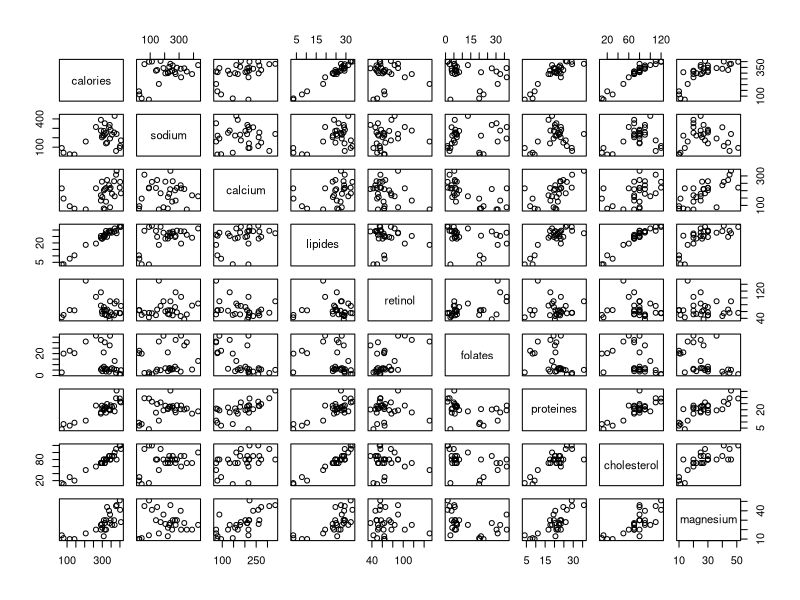
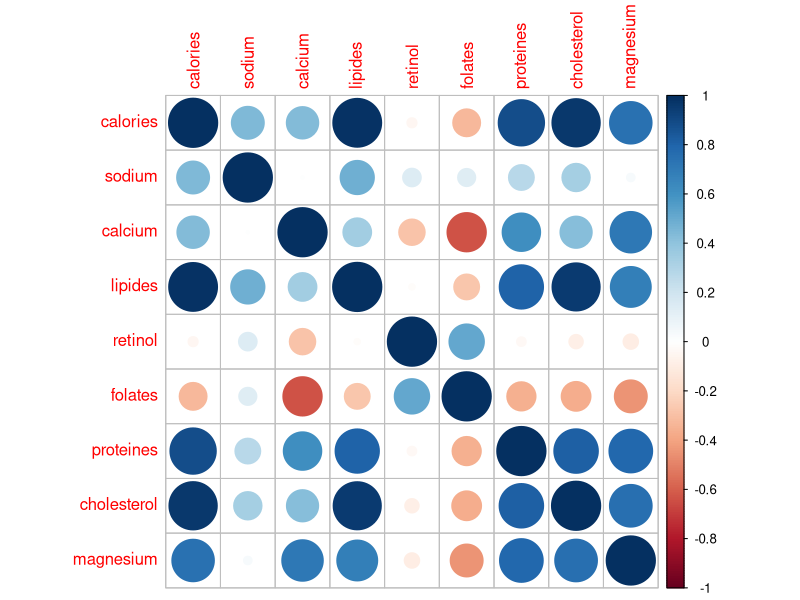
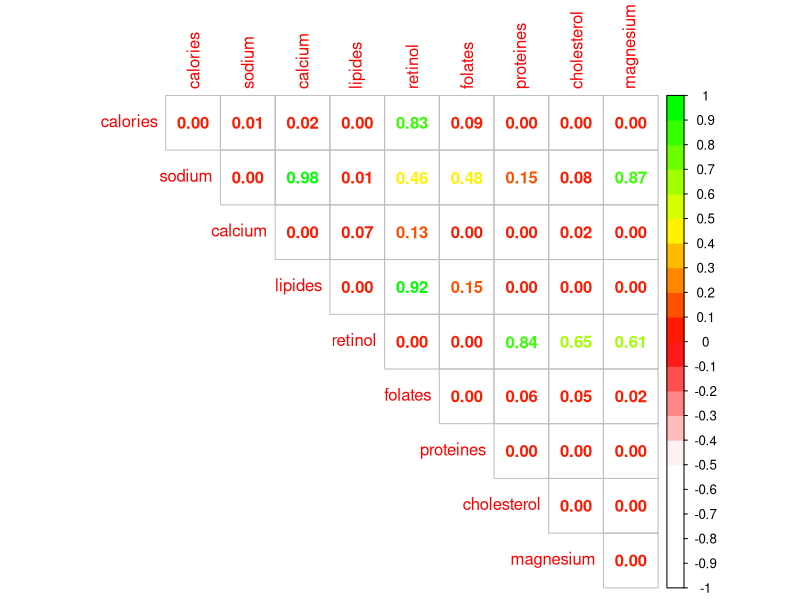
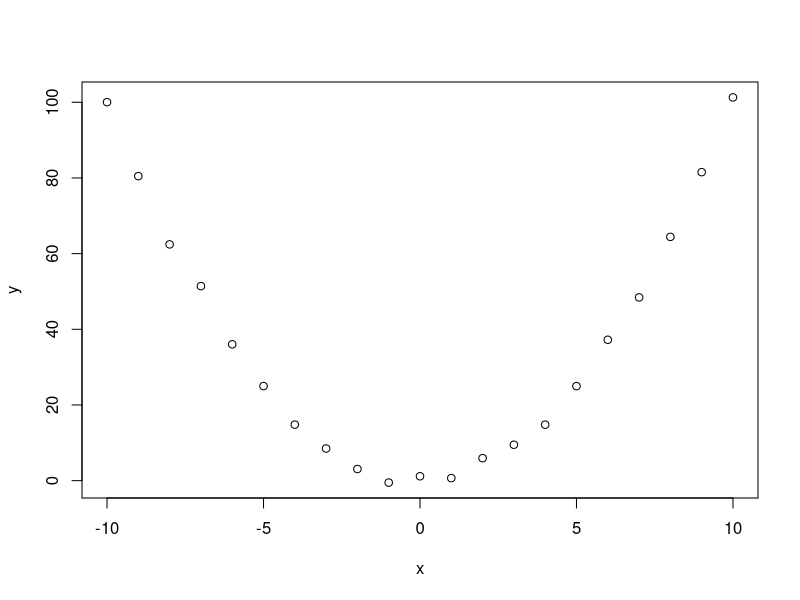
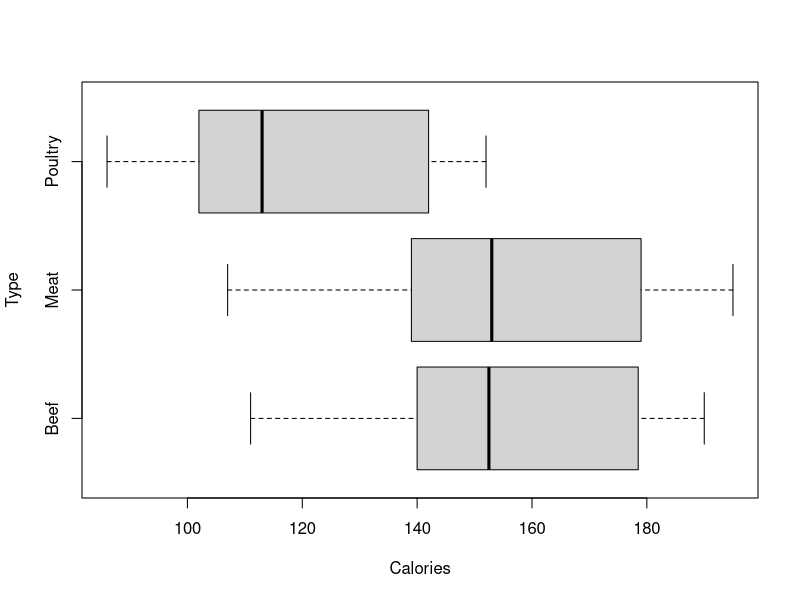
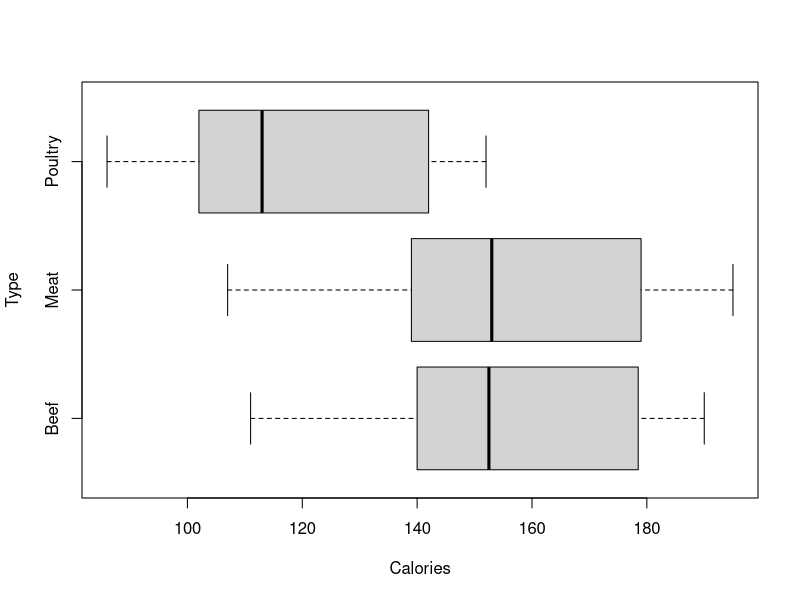
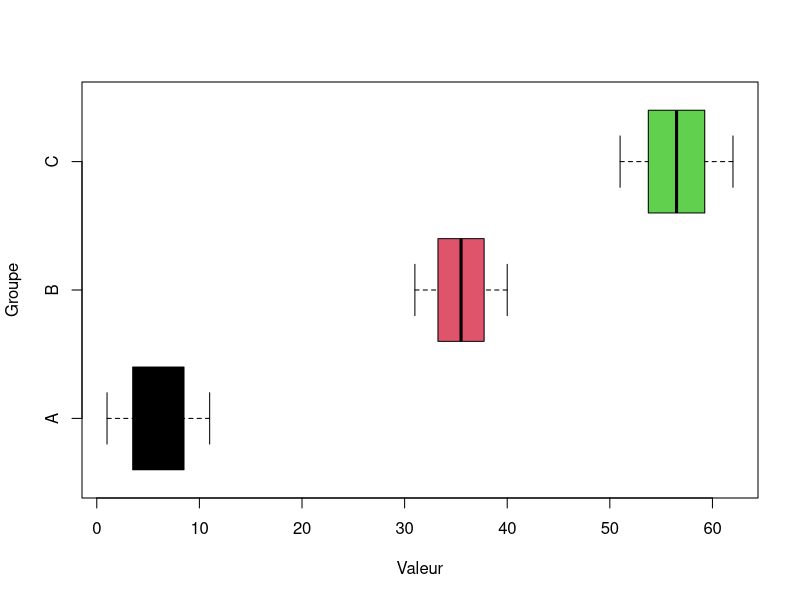
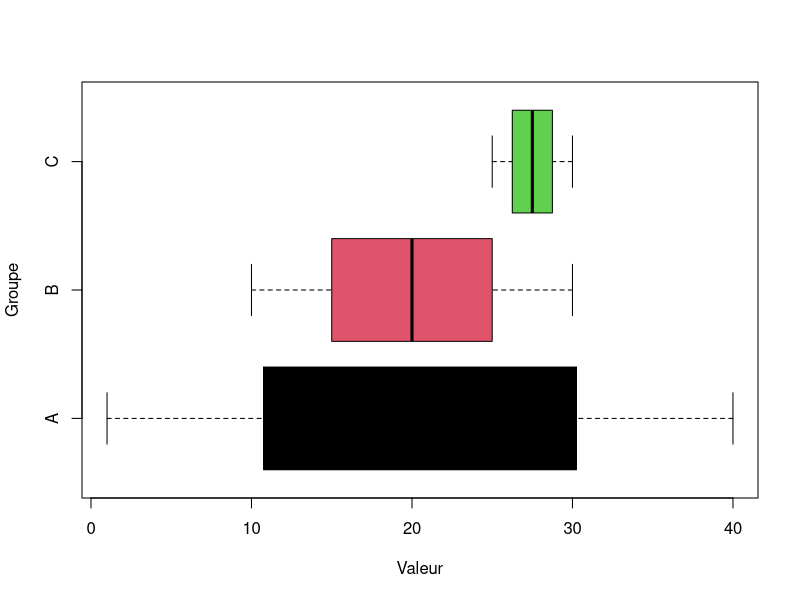

Here is the R script that generated these plots, in order:
## ---- chunk 1
library(knitr)
library(kableExtra)
library(dplyr)
taille <- 12
## ---- chunk 2
df <- read.csv(file = "./datasets/fromage.txt", sep = "\t", row.names = 1)
## ---- chunk 3
kable(head(df), "html") %>% kable_styling("striped", font_size = taille) %>% scroll_box(width = "100%")
## ---- chunk 4
plot(df)
## ---- chunk 5
library(corrplot)
corrplot(cor(df, method = "pearson"))
## ---- chunk 6
cor(x = df$lipides, y = df$magnesium)
## ---- chunk 7
cor.test(x = df$lipides, y = df$magnesium)
## ---- chunk 8
cor.test(x = df$sodium, y = df$retinol)
## ---- chunk 9
sodium <- rep(df$sodium,times = 10)
retinol <- rep(df$retinol,times = 10)
nom <- rep(rownames(df),times = 10)

df_10 <- data.frame(nom,sodium,retinol)

## ---- chunk 10
table(df_10$nom)
## ---- chunk 11
cor.test(x = df_10$sodium, y = df_10$retinol)
## ---- chunk 12
get_pvalue <- function(x,y){
  p <- cor.test(df[,x],df[,y])$p.value
  return(p)
}

colonne <- colnames(df)
ligne <- colnames(df)
df_pvalues <- outer(X = colonne, Y = ligne, FUN = Vectorize(get_pvalue))
colnames(df_pvalues) <- colnames(df)
rownames(df_pvalues) <- colnames(df)

## ---- chunk 13
corrplot(df_pvalues,
         cl.lim=c(0,1), method="number", type="upper",
         col=colorRampPalette(c("white","white","red","yellow","green"))(20))
## ---- chunk 14
x <- -10:10
y <- x^2 + rnorm(n = length(x))

plot(x,y)
## ---- chunk 15
cor.test(x, y, method = "pearson")
cor.test(x, y, method = "spearman")
cor.test(x, y, method = "kendall")
## ---- chunk 16
df <- read.csv(file = "./datasets/Titanic.csv", row.names = 1)
## ---- chunk 17
kable(head(df), "html") %>% kable_styling("striped", font_size = taille) %>% scroll_box(width = "100%", height = "200px")
## ---- chunk 18
df_count <- table(df$Survived, df$PClass)
## ---- chunk 19
resultat <-chisq.test(df$Survived,df$PClass)
resultat
## ---- chunk 20
attributes(resultat)
## ---- chunk 21
resultat$expected
## ---- chunk 22
data <- matrix(rbind(c(693,886,534,153),c(597,696,448,95)),ncol=4)
data
## ---- chunk 23
chisq.test(data)
## ---- chunk 24
p <- seq(0.80, 0.90, 0.005)
dof <- seq(1,3)
chisq_table <- outer(p, dof, function(x,y) qchisq(x,y))
chisq_table <- t(chisq_table)
colnames(chisq_table) <- 1 - p
rownames(chisq_table) <- dof
chisq_table <- round(chisq_table,2)
## ---- chunk 25
kable(chisq_table, "html", row.names = TRUE) %>% kable_styling("striped", font_size = taille) %>% scroll_box(width = "100%")
## ---- chunk 26
chisq.test(data/100)
## ---- chunk 27
chisq.test(data*100)
## ---- chunk 28
df <- read.csv(file = "./datasets/Hotdogs.csv", 
               sep = ";")
## ---- chunk 29
kable(head(df), "html") %>% kable_styling("striped", font_size = taille) %>% scroll_box(width = "100%")
## ---- chunk 30
boxplot(Calories  ~ Type, data = df, 
        horizontal = TRUE)
## ---- chunk 31
aov <- aov(formula = Calories ~ Type, data = df)
summary(aov)
## ---- chunk 32
boxplot(Calories  ~ Type, data = df, 
        horizontal = TRUE)
## ---- chunk 33
bartlett.test(Calories  ~ Type, data = df)
## ---- chunk 34
aov <- aov(formula = Calories ~ Type, data = df)
shapiro.test(aov$residuals)
## ---- chunk 35
a <- seq(from = 1, to = 11, length.out = 9   )
b <- seq(from = 31, to = 40, length.out = 9   )
c <- seq(from = 51, to = 62, length.out = 9   )
## ---- chunk 36
df <- data.frame(Valeur = c(a,b,c), Groupe = c(rep("A",9),
                        rep("B",9),
                        rep("C",9)))
head(df)
## ---- chunk 37
boxplot(Valeur  ~ Groupe, data = df, 
        col = 1:3, horizontal = TRUE)
## ---- chunk 38
summary(aov(formula = Valeur ~ Groupe, data = df))
## ---- chunk 39
SCE_a <- (a - mean(a))^2
SCE_b <- (b - mean(b))^2
SCE_c <- (c - mean(c))^2
intra <- sum(SCE_a + SCE_b + SCE_c)
intra
## ---- chunk 40
moyenne <- mean(df$Valeur)
moyenne_facteur <- tapply(X = df$Valeur, 
                          INDEX = df$Groupe,
                          FUN = mean)

longueur_facteur <- tapply(X = df$Valeur, 
                           INDEX = df$Groupe,
                           FUN = length)
inter <- sum(longueur_facteur*((moyenne_facteur - moyenne)^2))
inter
## ---- chunk 41
n <- nrow(df)
p <- length(levels(df$Groupe))
dof_inter <- p - 1
dof_intra <- n - p
dof_inter
dof_intra
## ---- chunk 42
Stat_Fisher <- (inter/dof_inter) / (intra/dof_intra)
Stat_Fisher
## ---- chunk 43
pvalue <- 1-pf(q = Stat_Fisher,
   df1 = dof_inter,
   df2 = dof_intra)
pvalue
## ---- chunk 44
qf(p = 1-pvalue, df1 = dof_inter, df2 = dof_intra)
## ---- chunk 45
a <- seq(from = 1, to = 40, length.out = 9   )
b <- seq(from = 10, to = 30, length.out = 9   )
c <- seq(from = 25, to = 30, length.out = 9   )
## ---- chunk 46
df <- data.frame(Valeur = c(a,b,c), Groupe = c(rep("A",9),
                        rep("B",9),
                        rep("C",9)))
head(df)
## ---- chunk 47
boxplot(Valeur  ~ Groupe, data = df, 
        col = 1:3, horizontal = TRUE)
## ---- chunk 48
summary(aov(formula = Valeur ~ Groupe, data = df))
## ---- chunk 49
SCE_a <- (a - mean(a))^2
SCE_b <- (b - mean(b))^2
SCE_c <- (c - mean(c))^2
intra <- sum(SCE_a + SCE_b + SCE_c)
intra
## ---- chunk 50
moyenne <- mean(df$Valeur)
moyenne_facteur <- tapply(X = df$Valeur, 
                          INDEX = df$Groupe,
                          FUN = mean)

longueur_facteur <- tapply(X = df$Valeur, 
                           INDEX = df$Groupe,
                           FUN = length)
inter <- sum(longueur_facteur*((moyenne_facteur - moyenne)^2))
inter
## ---- chunk 51
n <- nrow(df)
p <- length(levels(df$Groupe))
dof_inter <- p - 1
dof_intra <- n - p
dof_inter
dof_intra
## ---- chunk 52
Stat_Fisher <- (inter/dof_inter) / (intra/dof_intra)
Stat_Fisher
## ---- chunk 53
pvalue <- 1-pf(q = Stat_Fisher,
   df1 = dof_inter,
   df2 = dof_intra)
pvalue
## ---- chunk 54
qf(p = 1-pvalue, df1 = dof_inter, df2 = dof_intra)
## ---- chunk 55
df <- ToothGrowth
## ---- chunk 56
kable(df, "html") %>% kable_styling("striped", font_size = taille) %>% scroll_box(width = "40%", height = "200px")
## ---- chunk 57
boxplot(len  ~ supp, data = df,
        horizontal = TRUE)
## ---- chunk 58
boxplot(len  ~ dose, data = df,
        horizontal = TRUE)
## ---- chunk 59
df$interaction <- paste(df$supp,"-",df$dose)
## ---- chunk 60
boxplot(len  ~ interaction, data = df,
        horizontal = TRUE)
## ---- chunk 61
df$dose <- as.factor(df$dose)
aov <- aov(formula = len ~ dose + supp + supp*dose , data = df)
summary(aov)
## ---- chunk 62
TukeyHSD(aov)
